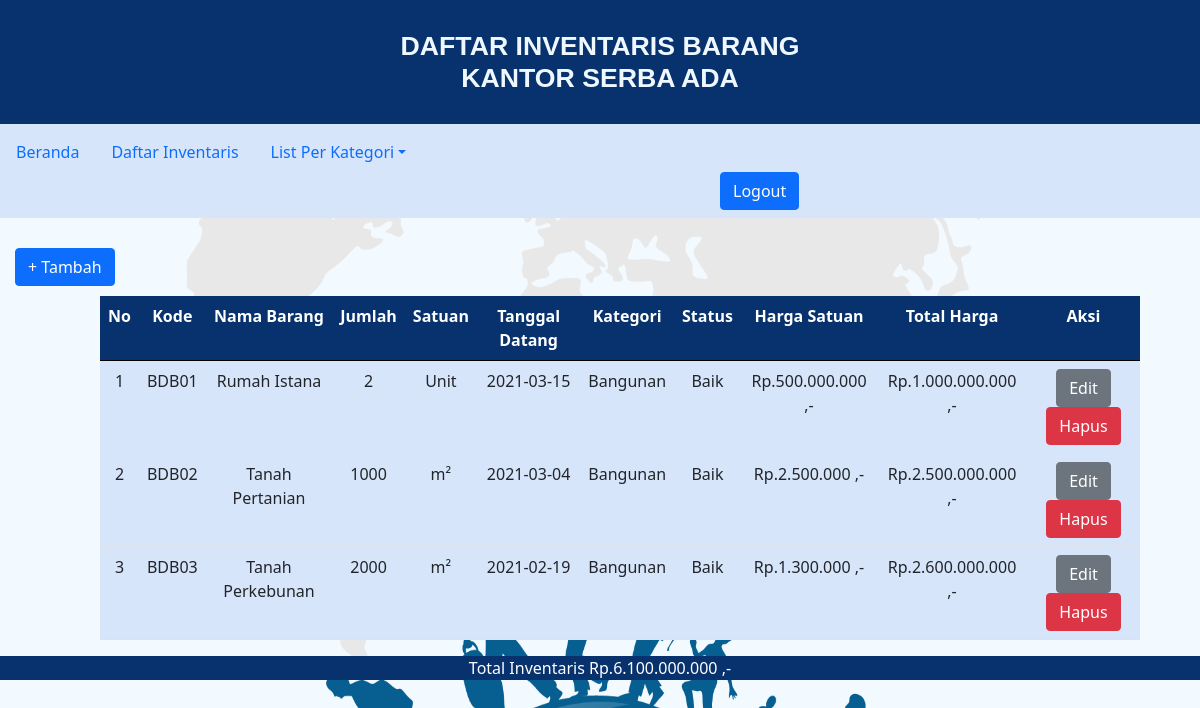
The page /kategoribangunan.php (signed in) on the database its author committed.
### tables this page shows
CREATE TABLE `inventaris` (
  `kode_barang` varchar(10) NOT NULL,
  `nama_barang` varchar(30) NOT NULL,
  `jumlah` int(11) NOT NULL,
  `satuan` varchar(15) NOT NULL,
  `tgl_datang` date NOT NULL,
  `kategori` varchar(20) NOT NULL,
  `status_barang` varchar(20) NOT NULL,
  `harga` int(20) NOT NULL
);

### kategoribangunan.php (the view, shortened to what this page needs)
<!DOCTYPE html>
<html lang="en">
  <head>
    <link rel="stylesheet" href="assets/css/styledata.css" />
    <link href="https://cdn.jsdelivr.net/npm/bootstrap@5.1.3/dist/css/bootstrap.min.css" rel="stylesheet" />
  </head>
  <body class="bodyumum">
    <h1 class="tx-judul"> DAFTAR INVENTARIS BARANG <br> KANTOR SERBA ADA</h1>
    <nav class="navbar-expand-lg navbar-light">
    <div class="utama">
      <ul class="navbar nav justify-content-start">
        <li ><a  class="nav-link" aria-current="page" href="admin.php">Beranda</a></li>
        <li ><a  class="nav-link" href="datainventaris.php">Daftar Inventaris</a></li>
        <li class="nav-item dropdown">
            <a class="nav-link dropdown-toggle" data-bs-toggle="dropdown" href="#" role="button" aria-expanded="false">List Per Kategori</a>
        </li>
        <span  class="d-flex ">
            <a  href="logout.php">
              <button type="button"  class="btn btn-primary" id="logout">Logout</button>
            </a>
          </span>
      </ul>
    </div>
    </nav>
    <div class="btn-tambah">
        <a href="tambah.php">
        <button type="button" id="tomboltambah" class="btn btn-primary" >+  Tambah</button>
        </a>
    </div>
    <div class="tb-isi">
        <table class="table" >
          <tr class="tb-atas">
            <th>No</th>
            <th>Kode</th>
            <th>Nama Barang</th>
            <th>Jumlah</th>
            <th>Satuan</th>
            <th>Tanggal Datang</th>
            <th>Kategori</th>
            <th>Status</th>
            <th>Harga Satuan</th>
            <th>Total Harga</th>
            <th>Aksi</th>
          </tr>
        <?php
        include 'config.php';
        $query = mysqli_query ($connection, "SELECT * from inventaris WHERE kategori='bangunan'");
        $s=1;
        $totalharga2=0;
        while ($data=mysqli_fetch_array($query))
        {?>
            <tr>
                <td> <?php echo $s++?></td>
                <td> <?php echo $data['kode_barang'];?></td>
                <td> <?php echo $data['nama_barang'];?></td>
                <td> <?php echo $data['jumlah'];?></td>
                <td> <?php echo $data['satuan'];?></td>
                <td> <?php echo $data['tgl_datang'];?></td>
                <td> <?php echo $data['kategori'];?></td>
                <td> <?php echo $data['status_barang'];?></td>
                <?php $hargatotal=$data['harga']*$data['jumlah'];?>
                <?php
                $totalharga1=$hargatotal+$totalharga2;
                $totalharga2=$totalharga1;
                ?>
                <?php $harga=number_format($data['harga'],0,",",".")?>
                <?php $hargatotal=number_format($hargatotal,0,",",".")?>
                <td>
                  <?php echo "Rp."; echo $harga; echo " ,-"?>
                </td>
                <td>
                  <?php echo "Rp."; echo $hargatotal; echo " ,-"?>
                </td>
              <td>
                <a href="edit.php?kode_barang=<?php echo $data['kode_barang']; ?>">
                <button type="button" id="tombolhapus" class="btn btn-secondary" >Edit</button>
                </a>
                <a href="hapus.php?kode_barang=<?php echo $data['kode_barang']; ?>">
                    <button type="button" id="tombolhapus" class="btn btn-danger" >Hapus</button>
                </a>
              </td>
            </tr>
            <?php
        }
        ?>
    </table>
    </div>
    <center>
    <div >
      <p class="totalinventaris">Total Inventaris
        <?php $totalharga2=number_format($totalharga2,0,",",".");
        echo "Rp."; echo $totalharga2; echo " ,-"
        ?></p>
    </div>
    </center>
  </body>
</html>

### assets/css/styledata.css (style rules this page uses)
.bodyumum { margin-top: 0px; margin-bottom: 0px; margin-left: 0px; margin-right: 0px; }
.tx-judul { text-align: center; color: aliceblue; font-size: 20pt; background-color: #07326d; padding-top: 30px; padding-bottom: 30px; font-family: Arial, Helvetica, sans-serif; font-weight: bold; margin-bottom: 0px; margin-left: 0px; margin-top: 0px; }
.utama { background-color: #d7e5fa; margin-top: 0; margin-left: 0; margin-right: 0; }
.d-flex { margin-left: 60%; }
.nav-link { margin-top: 0; margin-bottom: 0; margin-left: 0; margin-right: 0; padding-right: 0px; }
.btn-tambah { margin-top: 30px; margin-bottom: 10px; margin-left: 15px; }
.tb-atas { background-color: #07326d; border: 2px #000; border-style: 5px solid #000; color: #fff; text-align: center; }
.tb-isi, table, tr, td { border: 2px #000; border-style: 5px solid #000; background-color: #d7e5fa; text-align: center; }
.tb-isi { margin-left: 100px; margin-right: 60px; }
.totalinventaris { text-align: center; font-size: 18; color: #fff; background-color: #07326d; }

### kategoribangunan.php (style rules this page uses)
body { background-image: url("assets/img/bg-awal.png"); background-repeat: no-repeat; background-attachment: fixed; background-size: 100% 100%; }

### rows shown on the page
inventaris: kode_barang "BDB01", nama_barang "Rumah Istana", jumlah "2", satuan "Unit", tgl_datang "2021-03-15", kategori "Bangunan", status_barang "Baik", harga "500.000.000", hargatotal "1.000.000.000"
inventaris: kode_barang "BDB02", nama_barang "Tanah Pertanian", jumlah "1000", satuan "m²", tgl_datang "2021-03-04", kategori "Bangunan", status_barang "Baik", harga "2.500.000", hargatotal "2.500.000.000"
inventaris: kode_barang "BDB03", nama_barang "Tanah Perkebunan", jumlah "2000", satuan "m²", tgl_datang "2021-02-19", kategori "Bangunan", status_barang "Baik", harga "1.300.000", hargatotal "2.600.000.000"

### other values the page prints
$totalharga2 "6.100.000.000"
